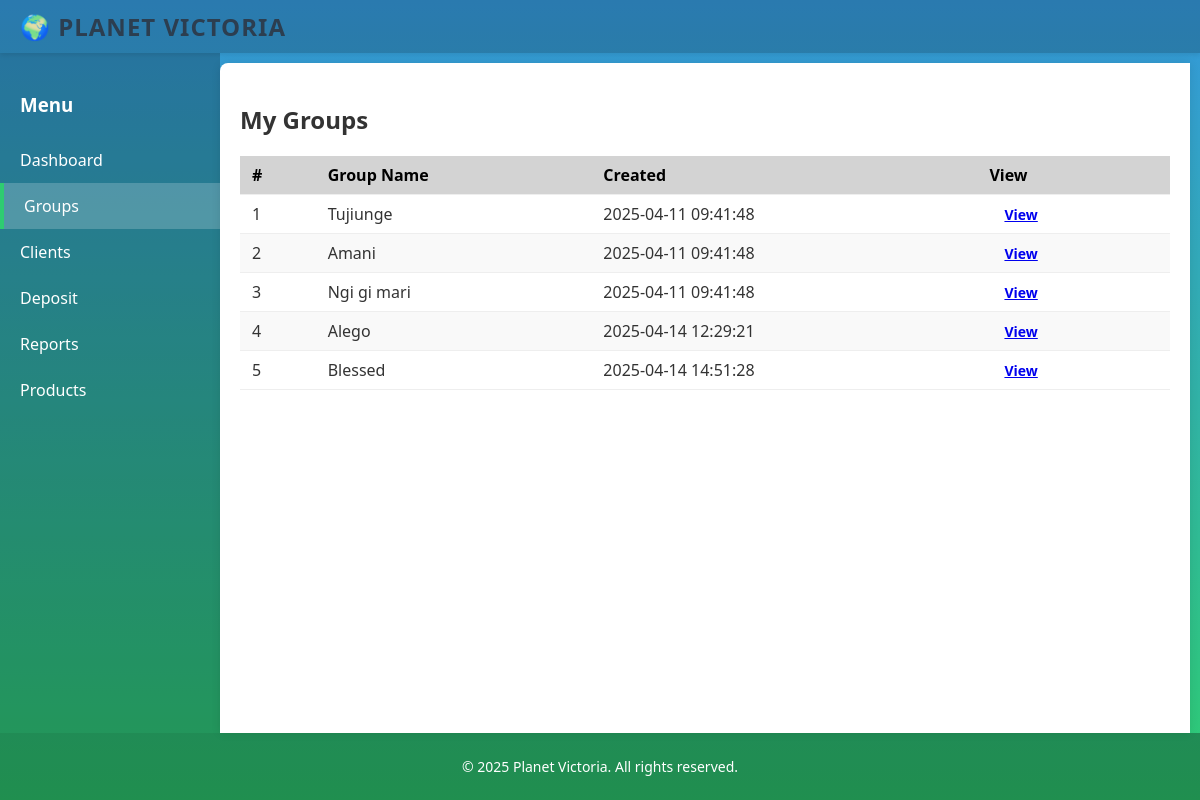
The page /groups/index.php (signed in) on the database its author committed.
### tables this page shows
CREATE TABLE `groups` (
  `id` int(11) NOT NULL,
  `name` varchar(100) NOT NULL,
  `location` varchar(100) DEFAULT NULL,
  `formation_date` date DEFAULT NULL,
  `type` enum('farming','trading','artisan','women','youth') NOT NULL,
  `created_at` timestamp NOT NULL DEFAULT current_timestamp(),
  `officer_id` int(11) DEFAULT NULL,
  `branch_id` int(11) DEFAULT NULL
);

### groups/index.php (the view, shortened to what this page needs)
<?php
require_once '../db.php';
$officer_id = $_SESSION['officer_id'];
$stmt = $conn->prepare("SELECT * FROM groups WHERE officer_id = ?");
$stmt->execute([$officer_id]);
$groups = $stmt->fetchAll(PDO::FETCH_ASSOC);
?>
<!DOCTYPE html>
<html lang="en">
<head>
    <link rel="stylesheet" href="../styles.css">
</head>
<body>
    <div class="container">
        <header class="header">
            <div class="logo">🌍 Planet Victoria</div>
        </header>
        <div class="sidebar">
            <h3>Menu</h3>
            <ul class="menu-items">
                <li><a href="../index.php">Dashboard</a></li>
                <li><a href="index.php" class="active">Groups</a></li>
                <li><a href="../clients/index.php">Clients</a></li>
                <li><a href="../deposit/index.php">Deposit</a></li>
                <li><a href="../reports/index.php">Reports</a></li>
                <li><a href="../products/index.php">Products</a></li>
            </ul>
        </div>
        <main class="content">
            <h2>My Groups</h2>
            <?php if (count($groups) > 0): ?>
                <table>
                    <thead>
                        <tr>
                            <th>#</th>
                            <th>Group Name</th>
                            <th>Created</th>
                            <th>View</th>
                        </tr>
                    </thead>
                    <tbody>
                        <?php foreach ($groups as $index => $group): ?>
                            <tr>
                                <td><?php echo $index + 1; ?></td>
                                <td><?php echo htmlspecialchars($group['name']); ?></td>
                                <td><?php echo htmlspecialchars($group['created_at']); ?></td>
                                <td><a class="btn" href="view.php?id=<?php echo $group['id']; ?>">View</a></td>
                            </tr>
                        <?php endforeach; ?>
                    </tbody>
                </table>
            <?php else: ?>
                <p>You don't have any groups assigned yet.</p>
            <?php endif; ?>
        </main>
        <footer class="footer">
            <p>© 2025 Planet Victoria. All rights reserved.</p>
        </footer>
    </div>
</body>
</html>

### styles.css (style rules this page uses)
body { margin: 0; font-family: 'Segoe UI', Tahoma, Geneva, Verdana, sans-serif; background: linear-gradient(to bottom, #3498db, #2ecc71); min-height: 100vh; color: #333; }
.container { display: grid; grid-template-areas: "header header" "sidebar content" "footer footer"; grid-template-columns: 220px 1fr; grid-template-rows: auto 1fr auto; height: 100vh; }
.header { grid-area: header; display: flex; justify-content: space-between; align-items: center; background: rgba(0, 0, 0, 0.2); padding: 10px 20px; box-shadow: 0 2px 5px rgba(0,0,0,0.1); }
.logo { font-size: 24px; font-weight: 700; color: #2c3e50; text-transform: uppercase; letter-spacing: 1px; }
.sidebar { grid-area: sidebar; background: rgba(0, 0, 0, 0.25); padding: 20px 0; }
.sidebar h3 { color: white; padding: 0 20px; margin-bottom: 20px; }
.menu-items { list-style: none; padding: 0; margin: 0; }
.menu-items li a { display: block; color: white; padding: 12px 20px; text-decoration: none; transition: all 0.3s; }
.menu-items li a.active { background: rgba(255, 255, 255, 0.2); border-left: 4px solid #2ecc71; }
.content { grid-area: content; padding: 20px; background: white; border-radius: 8px 0 0 0; margin: 10px 10px 0 0; box-shadow: 0 0 10px rgba(0,0,0,0.1); overflow-y: auto; }
table { width: 100%; border-collapse: collapse; margin-top: 10px; }
th, td { padding: 12px 15px; text-align: left; border-bottom: 1px solid #ddd; }
th { background-color: #3498db; color: black; position: sticky; top: 0; }
tr:nth-child(even) { background-color: #f9f9f9; }
.footer { grid-area: footer; background: rgba(0, 0, 0, 0.3); color: white; text-align: center; padding: 10px; font-size: 14px; }
.sidebar { transition: transform 0.3s ease; }
.btn { padding: 10px 15px; border: none; border-radius: 5px; cursor: pointer; font-weight: 600; font-size: 14px; transition: all 0.2s ease; flex: 1; text-align: center; }
th, td { padding: 8px 12px; text-align: left; border-bottom: 1px solid #eee; }
th { background-color: lightgray; font-weight: 600; }

### rows shown on the page
groups: name "Tujiunge", created_at "2025-04-11 09:41:48"
groups: name "Amani", created_at "2025-04-11 09:41:48"
groups: name "Ngi gi mari", created_at "2025-04-11 09:41:48"
groups: name "Alego", created_at "2025-04-14 12:29:21"
groups: name "Blessed", created_at "2025-04-14 14:51:28"
